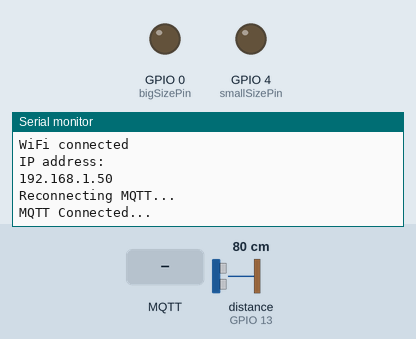
Simulated run of this program. Board: ESP8266 (NodeMCU). On the bench: output pins drawn as LEDs (lit = HIGH), the last lines printed to the serial monitor. The inputs (shaded band) are chosen by the test bench; at power-on: distance to the obstacle (sensor on GPIO 13) 80 cm. The echo pulse lasts 58.3 µs per cm; WiFi joins after 1.5 s; servers stay silent unless stated; no MQTT or app messages arrive unless stated; pins used as bus, display or sensor lines are not drawn.

Above: at 2.7 s.
2.8 s: MQTT message "/kaffeemaschine/msg" arrives on the first subscribed topic
At 3.7 s:
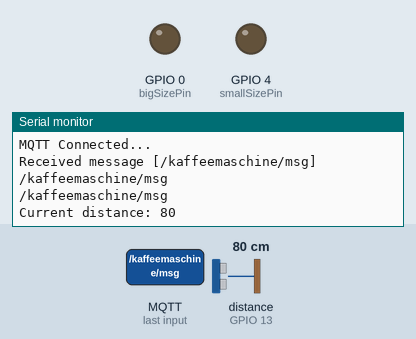
4.3 s: MQTT message "power" arrives on the first subscribed topic
At 4.8 s:
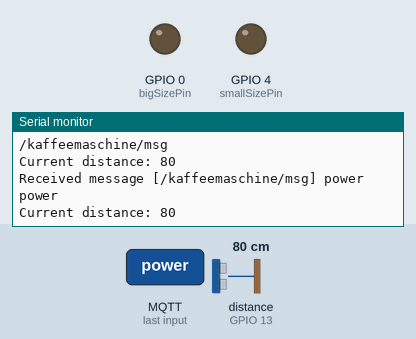
5.8 s: MQTT message "smallSize" arrives on the first subscribed topic
At 7.2 s:
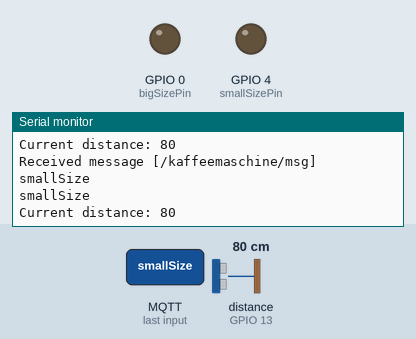

Measured:
- after the input at 2.8 s, the serial monitor: prints a new line at once (image 1)
- after the input at 4.3 s, the serial monitor: prints a new line at once (image 2)
- after the input at 5.8 s, the serial monitor: prints a new line at once (image 3)

The program:

main.cpp
```cpp
#include <Arduino.h>

#include <ESP8266WiFi.h>
#include <PubSubClient.h>

const char* SSID = "";
const char* PSK = "";
const char* MQTT_BROKER = "192.168.0.87";

WiFiClient espClient;
PubSubClient client(espClient);
long lastMsg = 0;
char msg[50];
int value = 0;

int powerPin = 5; // D1 power pin
int smallSizePin = 4; // D2 // Pin for small cup
int bigSizePin = 0;// D3 // Pin for big cup
int echoPin = 13; //D7 // Echo Pin
int trigPin = 12; //D6 // Trigger Pin

long duration, distance; // Duration used to calculate distance

void setup_wifi();
void callback(char* topic, byte* payload, unsigned int length);
void reconnect();


void setup() {
    pinMode(powerPin, OUTPUT);
    pinMode(smallSizePin, OUTPUT);
    pinMode(bigSizePin, OUTPUT);
    pinMode(trigPin, OUTPUT);
    pinMode(echoPin, INPUT);

    Serial.begin(115200);
    setup_wifi();
    client.setServer(MQTT_BROKER, 1883);
    client.setCallback(callback);
}

void setup_wifi() {
    delay(10);
    Serial.println();
    Serial.print("Connecting to ");
    Serial.println(SSID);

    WiFi.begin(SSID, PSK);

    while (WiFi.status() != WL_CONNECTED) {
        delay(500);
        Serial.print(".");
    }

    Serial.println("");
    Serial.println("WiFi connected");
    Serial.println("IP address: ");
    Serial.println(WiFi.localIP());
}

int ultra() {
  digitalWrite(trigPin, LOW);
  delayMicroseconds(2);
  digitalWrite(trigPin, HIGH);
  delayMicroseconds(10);
  digitalWrite(trigPin, LOW);
  duration = pulseIn(echoPin, HIGH);
  //Calculate the distance (in cm) based on the speed of sound.
  distance = duration/58.2;
  return distance;
}

void callback(char* topic, byte* payload, unsigned int length) {
    Serial.print("Received message [");
    Serial.print(topic);
    Serial.print("] ");
    char msg[length+1];
    for (int i = 0; i < length; i++) {
        Serial.print((char)payload[i]);
        msg[i] = (char)payload[i];
    }
    Serial.println();

    msg[length] = '\0';
    Serial.println(msg);

    distance = ultra();
    Serial.print("Current distance: ");
    Serial.println(distance);

    if(strcmp(topic, "/kaffeemaschine/msg")==0){
    if(strcmp(msg,"power")==0){
        digitalWrite(5, HIGH);
        delay(1000);
        digitalWrite(5, LOW);
    }
    else if(strcmp(msg,"smallSize")==0 && distance<5){
        digitalWrite(smallSizePin, HIGH);
        delay(1000);
        digitalWrite(smallSizePin, LOW);
    }
    else if(strcmp(msg,"bigSize")==0 && distance<5){
        digitalWrite(bigSizePin, HIGH);
        delay(1000);
        digitalWrite(bigSizePin, LOW);
    }
    }
}

void reconnect() {
    while (!client.connected()) {
        Serial.println("Reconnecting MQTT...");
        if (!client.connect("Kaffemaschine")) {
            Serial.print("failed, rc=");
            Serial.print(client.state());
            Serial.println(" retrying in 5 seconds");
            delay(5000);
        }
    }
    client.subscribe("/kaffeemaschine/msg");
    Serial.println("MQTT Connected...");
}

void loop() {
    if (!client.connected()) {
        reconnect();
    }
    client.loop();
}
```
